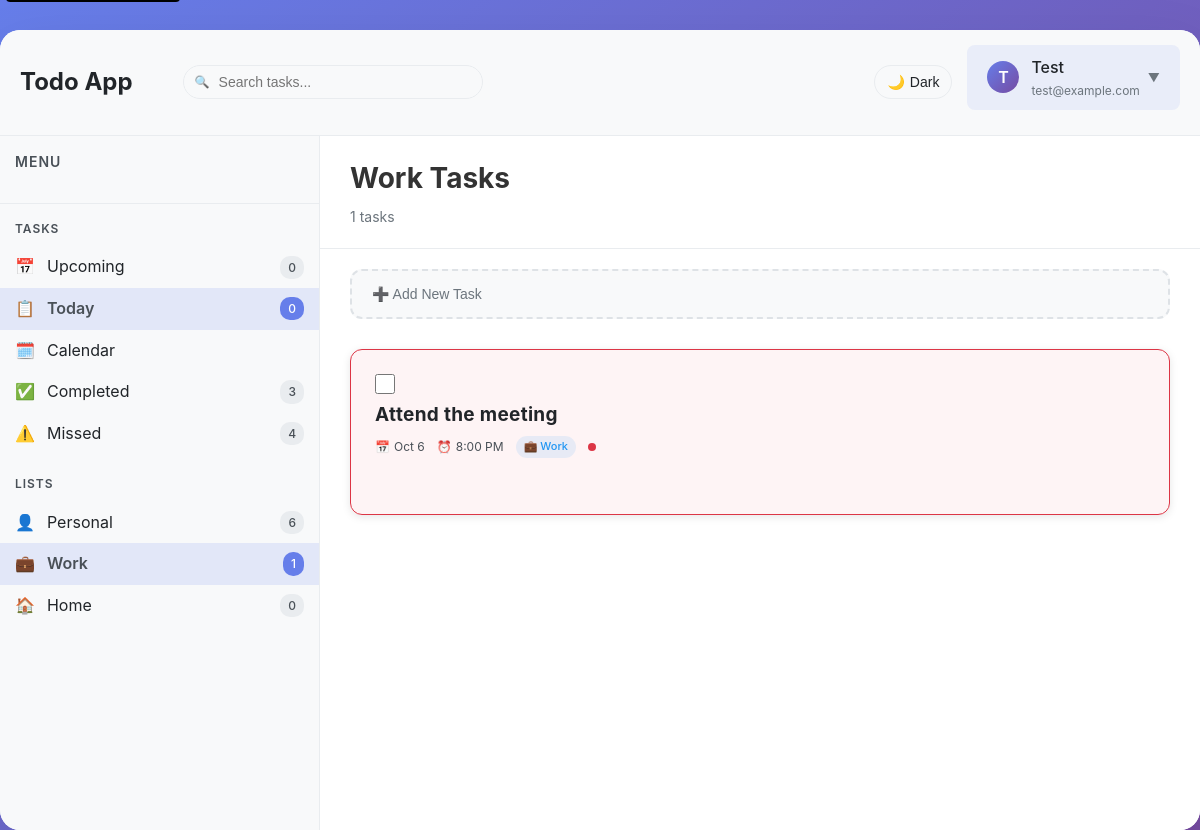
Screenshot of /?category=work (signed in) with the database file from the repository.
### myapp/models.py (models this page shows, shortened)
class Todo(models.Model):
    PRIORITY_CHOICES = [
        ('low', 'Low'),
        ('medium', 'Medium'),
        ('high', 'High'),
    ]
    CATEGORY_CHOICES = [
        ('work', 'Work'),
        ('home', 'Home'),
        ('personal', 'Personal'),
    ]
    user = models.ForeignKey(User, on_delete=models.CASCADE, related_name='todos')
    text = models.CharField(max_length=200)
    completed = models.BooleanField(default=False)
    due_date = models.DateField(null=True, blank=True)
    due_time = models.TimeField(null=True, blank=True)
    priority = models.CharField(max_length=10, choices=PRIORITY_CHOICES, default='medium')
    category = models.CharField(max_length=10, choices=CATEGORY_CHOICES, default='personal')
    created_at = models.DateTimeField(auto_now_add=True)
    updated_at = models.DateTimeField(auto_now=True)
    @property
    def category_icon(self):
        icons = {
            'work': '💼',
            'home': '🏠',
            'personal': '👤',
        }
        return icons.get(self.category, '📝')
    class Meta:
        ordering = ['due_date', '-created_at']

### myapp/views.py (the view, shortened to what this page needs)
# urls.py: 2. Add a URL to urlpatterns:  path('', views.home, name='home')
@login_required
def home(request):
    form = TodoForm()
    search_query = request.GET.get('search', '')
    category = request.GET.get('category', '')
    view = request.GET.get('view', '')
    user_todos = Todo.objects.filter(user=request.user)
    if search_query:
        user_todos = user_todos.filter(text__icontains=search_query)
    today = timezone.now().date()
    tomorrow = today + timedelta(days=1)
    today_todos = user_todos.filter(due_date=today) | user_todos.filter(due_date__isnull=True, created_at__date=today)
    tomorrow_todos = user_todos.filter(due_date=tomorrow)
    upcoming_todos = user_todos.filter(due_date__gt=tomorrow)
    overdue_todos = user_todos.filter(due_date__lt=today, completed=False)
    completed_todos = user_todos.filter(completed=True)
    if category:
        current_todos = user_todos.filter(category=category)
    elif view == 'upcoming':
        current_todos = upcoming_todos
    elif view == 'today':
        current_todos = today_todos
    elif view == 'completed':
        current_todos = completed_todos
    elif view == 'missed':
        current_todos = overdue_todos  # Missed tasks are overdue incomplete tasks
    else:
        current_todos = today_todos
    personal_count = user_todos.filter(category='personal').count()
    work_count = user_todos.filter(category='work').count()
    home_count = user_todos.filter(category='home').count()
    completed_count = user_todos.filter(completed=True).count()
    missed_count = user_todos.filter(due_date__lt=today, completed=False).count()
    context = {
        'form': form,
        'today_todos': today_todos,
        'tomorrow_todos': tomorrow_todos,
        'upcoming_todos': upcoming_todos,
        'overdue_todos': overdue_todos,
        'completed_todos': completed_todos,
        'current_todos': current_todos,
        'search_query': search_query,
        'category': category,
        'view': view,
        'today_date': today,
        'personal_count': personal_count,
        'work_count': work_count,
        'home_count': home_count,
        'completed_count': completed_count,
        'missed_count': missed_count,
    }
    return render(request, 'myapp/index_new.html', context)

### myapp/templates/myapp/index_new.html (shortened to what this page needs)
<!DOCTYPE html>
<html lang="en">
<head>
</head>
<body>
    <div class="app-container">
        <header class="top-menu">
            <div class="menu-left">
                <h1 class="menu-title">Todo App</h1>
                <form method="get" class="search-box" role="search">
                    <input type="text" name="search" id="search-input" class="search-input"
                           placeholder="Search tasks..." value="{{ search_query }}"
                           aria-label="Search through your tasks">
                    <span class="search-icon" aria-hidden="true">🔍</span>
                </form>
            </div>
            <div class="menu-right">
                <button class="theme-toggle" onclick="toggleTheme()"
                        aria-label="Toggle dark mode"
                        aria-pressed="false"
                        type="button">
                    <span id="theme-icon" aria-hidden="true">🌙</span>
                    <span id="theme-text">Dark</span>
                </button>
                <div class="user-info"
                     onclick="toggleProfileDropdown()"
                     role="button"
                     tabindex="0"
                     aria-expanded="false"
                     aria-haspopup="true"
                     aria-controls="profileDropdown"
                     onkeydown="handleProfileKeydown(event)">
                    <div class="user-avatar" aria-hidden="true">{{ user.first_name.0|default:user.username.0 }}</div>
                    <div class="user-details">
                        <div style="font-weight: 500;">{{ user.first_name|default:user.username }}</div>
                        <div style="font-size: 12px; color: #6c757d;">{{ user.email }}</div>
                    </div>
                    <span class="dropdown-arrow" aria-hidden="true">▼</span>
                </div>
            </div>
        </header>
        <div class="content-wrapper">
            <nav class="sidebar" role="navigation" aria-label="Main navigation">
                <div class="sidebar-header">
                    <h3 style="color: var(--text-secondary); font-size: 14px; font-weight: 600; text-transform: uppercase; letter-spacing: 1px; margin-bottom: 15px;">Menu</h3>
                </div>
            <div class="sidebar-nav">
                <div class="nav-section" role="group" aria-labelledby="tasks-heading">
                    <h4 id="tasks-heading" class="nav-section-title">Tasks</h4>
                    <a href="?view=upcoming" class="nav-item {% if view == 'upcoming' %}active{% endif %}"
                       {% if view == 'upcoming' %}aria-current="page"{% endif %}>
                        <div class="nav-item-content">
                            <span class="nav-item-icon" aria-hidden="true">📅</span>
                            <span>Upcoming</span>
                        </div>
                        <span class="nav-item-count" aria-label="{{ upcoming_todos|length }} upcoming tasks">{{ upcoming_todos|length }}</span>
                    </a>
                    <a href="?view=today" class="nav-item {% if view == 'today' or not view %}active{% endif %}"
                       {% if view == 'today' or not view %}aria-current="page"{% endif %}>
                        <div class="nav-item-content">
                            <span class="nav-item-icon" aria-hidden="true">📋</span>
                            <span>Today</span>
                        </div>
                        <span class="nav-item-count" aria-label="{{ today_todos|length }} tasks for today">{{ today_todos|length }}</span>
                    </a>
                    <a href="?view=calendar" class="nav-item">
                        <div class="nav-item-content">
                            <span class="nav-item-icon" aria-hidden="true">🗓️</span>
                            <span>Calendar</span>
                        </div>
                    </a>
                    <a href="?view=completed" class="nav-item {% if view == 'completed' %}active{% endif %}"
                       {% if view == 'completed' %}aria-current="page"{% endif %}>
                        <div class="nav-item-content">
                            <span class="nav-item-icon" aria-hidden="true">✅</span>
                            <span>Completed</span>
                        </div>
                        <span class="nav-item-count" aria-label="{{ completed_count }} completed tasks">{{ completed_count }}</span>
                    </a>
                    <a href="?view=missed" class="nav-item {% if view == 'missed' %}active{% endif %}"
                       {% if view == 'missed' %}aria-current="page"{% endif %}>
                        <div class="nav-item-content">
                            <span class="nav-item-icon" aria-hidden="true">⚠️</span>
                            <span>Missed</span>
                        </div>
                        <span class="nav-item-count" aria-label="{{ missed_count }} missed tasks">{{ missed_count }}</span>
                    </a>
                </div>
                <div class="nav-section" role="group" aria-labelledby="lists-heading">
                    <h4 id="lists-heading" class="nav-section-title">Lists</h4>
                    <a href="?category=personal" class="nav-item {% if category == 'personal' %}active{% endif %}"
                       {% if category == 'personal' %}aria-current="page"{% endif %}>
                        <div class="nav-item-content">
                            <span class="nav-item-icon" aria-hidden="true">👤</span>
                            <span>Personal</span>
                        </div>
                        <span class="nav-item-count" aria-label="{{ personal_count }} personal tasks">{{ personal_count }}</span>
                    </a>
                    <a href="?category=work" class="nav-item {% if category == 'work' %}active{% endif %}"
                       {% if category == 'work' %}aria-current="page"{% endif %}>
                        <div class="nav-item-content">
                            <span class="nav-item-icon" aria-hidden="true">💼</span>
                            <span>Work</span>
                        </div>
                        <span class="nav-item-count" aria-label="{{ work_count }} work tasks">{{ work_count }}</span>
                    </a>
                    <a href="?category=home" class="nav-item {% if category == 'home' %}active{% endif %}"
                       {% if category == 'home' %}aria-current="page"{% endif %}>
                        <div class="nav-item-content">
                            <span class="nav-item-icon" aria-hidden="true">🏠</span>
                            <span>Home</span>
                        </div>
                        <span class="nav-item-count" aria-label="{{ home_count }} home tasks">{{ home_count }}</span>
                    </a>
                </div>
            </div>
        </nav>
        <main class="main-content" id="main-content">
            <div class="main-header">
                <h1 class="main-title">
                    {% if category == 'work' %}Work Tasks
                    {% elif category == 'home' %}Home Tasks
                    {% elif category == 'personal' %}Personal Tasks
                    {% elif view == 'upcoming' %}Upcoming Tasks
                    {% elif view == 'completed' %}Completed Tasks
                    {% elif view == 'missed' %}Missed Tasks
                    {% else %}Today{% endif %}
                </h1>
                <div class="task-count">{{ current_todos|length }} tasks</div>
            </div>
            <div class="content-area">
                <section class="add-task-section" aria-labelledby="add-task-heading">
                    <button class="add-task-btn" onclick="toggleAddForm()" aria-expanded="false" aria-controls="addTaskForm">
                        ➕ Add New Task
                    </button>
                </section>
                <section aria-labelledby="task-list-heading">
                    <ul class="task-list">
                    {% for todo in current_todos %}
                    <li class="task-item {% if todo.completed %}completed{% endif %} {% if todo.due_date < today_date and not todo.completed %}overdue{% endif %}">
                        <article class="task-article" aria-labelledby="task-{{ todo.id }}-text">
                        <form method="post" action="{% url 'toggle_todo' todo.id %}" style="margin: 0;">
                            <input type="checkbox" id="task-checkbox-{{ todo.id }}" class="task-checkbox"
                                   onchange="this.form.submit();"
                                   aria-describedby="task-{{ todo.id }}-text">
                        </form>
                        <div class="task-content">
                            <h3 id="task-{{ todo.id }}-text" class="task-text">{{ todo.text }}</h3>
                            <div class="task-meta">
                                {% if todo.due_date %}
                                <div class="task-date">
                                    <span>📅</span>
                                    <span>{{ todo.due_date|date:"M j" }}</span>
                                </div>
                                {% endif %}
                                {% if todo.due_time %}
                                <div class="task-date">
                                    <span>⏰</span>
                                    <span>{{ todo.due_time|time:"g:i A" }}</span>
                                </div>
                                {% endif %}
                                <div class="task-category category-{{ todo.category }}">
                                    {{ todo.category_icon }} {{ todo.get_category_display }}
                                </div>
                                <div class="priority-dot priority-{{ todo.priority }}"></div>
                            </div>
                        </div>
                        </article>
                    </li>
                    {% empty %}
                    <li class="empty-state">
                        <div class="empty-icon">📝</div>
                        <div>No tasks yet. Click "Add New Task" to get started!</div>
                    </li>
                    {% endfor %}
                </ul>
                </section>
            </div>
        </main>
    </div>
</body>
</html>

### rows the page displays
Todo: text "Attend the meeting", due_date "Oct 6", due_time "8:00 PM", category_icon "💼", category "Work"

### other values shown
{{ user.first_name.0|default:user.username.0 }} "T"
{{ user.first_name|default:user.username }} "Test"
{{ user.email }} "test@example.com"
{{ upcoming_todos|length }} "0"
{{ today_todos|length }} "0"
{{ completed_count }} "3"
{{ missed_count }} "4"
{{ personal_count }} "6"
{{ work_count }} "1"
{{ home_count }} "0"
{{ current_todos|length }} "1"
